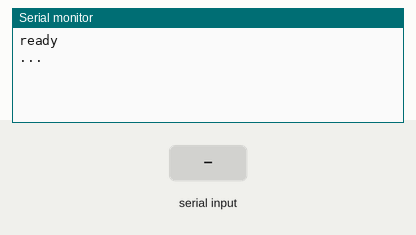
The sketch below on a simulated Arduino Uno, built with avr-gcc and run on an emulated ATmega328P. Shown: the last lines printed to the serial monitor. The inputs (shaded band) are chosen by the test bench.

Above: at 1.2 s.
1.3 s: "90,45,200\n" received over Serial
At 2.0 s:
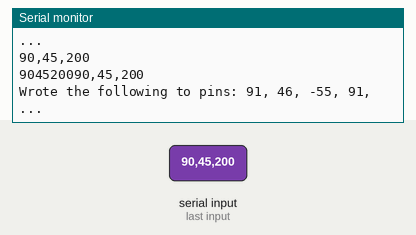
3.0 s: "90,45\n" received over Serial
At 4.2 s:
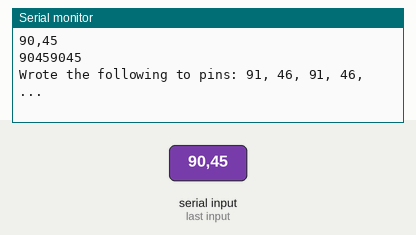
4.5 s: "90,45,200,10\n" received over Serial
At 5.7 s:
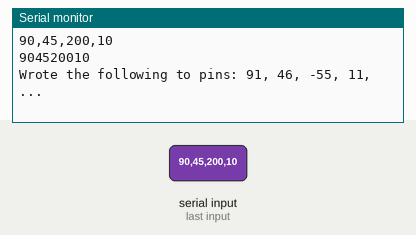

Measured:
- after the input at 1.3 s, the serial monitor: prints a new line after 0.20 s (image 1)
- after the input at 3.0 s, the serial monitor: prints a new line at once (image 2)
- after the input at 4.5 s, the serial monitor: prints a new line at once (image 3)

The sketch:

HV_test.ino
```cpp
const int M1a_pin = 3; // IN_1
const int M1b_pin = 4; // IN_2
const int M2a_pin = 5; // IN_3
const int M2b_pin = 6; // IN_4
const int M3a_pin = 7; // IN_1
const int M3b_pin = 8; // IN_2
const int M4a_pin = 9; // IN_3
const int M4b_pin = 10; // IN_4
String msgReceived; //main captured String
const int max_msg_len = 3;
//const char delim ;
long unsigned int a = 0, b = 0, c = 0, d = 0;
int ind1; // , locations
int ind2;
int ind3;
int ind4;


void setup() {
  // put your setup code here, to run once:
  Serial.begin(115200);
  Serial.println("ready");
}

void loop() {
  // put your main code here, to run repeatedly:


  if (Serial.available() > 0)  {

    a, b, c, d = parsingString();
    //    analogWrite(M1a_pin, a);
    //    analogWrite(M1b_pin, 0);
    //    analogWrite(M2a_pin, b);
    //    analogWrite(M2b_pin, 0);
    //    analogWrite(M3a_pin, c);
    //    analogWrite(M3b_pin, 0);
    //    analogWrite(M4a_pin, d);
    //    analogWrite(M4b_pin, 0);


  }
  else {
    Serial.println("...");
    delay(1500);
  }

}


// Functions below //
/////////////////////////////////////////////////////////////////////////////////////////////////////////
int parsingString() {
  char c = Serial.read();  //gets one byte from serial buffer
  if (c == '\n') {
    ind1 = msgReceived.indexOf(',');  //finds location of first ,
    ind2 = msgReceived.indexOf(',', ind1 + 1 ); //finds location of second ,
    ind3 = msgReceived.indexOf(',', ind2 + 1 );
    ind4 = msgReceived.indexOf(',', ind3 + 1 );
    int indx[] = {ind1, ind2, ind3, ind4};

    String M1 = msgReceived.substring(0, ind1);   //captures first data String
    String M2 = msgReceived.substring(ind1 + 1, ind2); //captures second data String
    String M3 = msgReceived.substring(ind2 + 1, ind3);
    String M4 = msgReceived.substring(ind3 + 1); //captures remain part of data after last

    //      M = {M1.toInt(), M2.toInt(), M3.toInt(), M4.toInt()};
    a = M1.toInt(); b = M2.toInt(); c = M3.toInt(); d = M4.toInt();
    Serial.println(msgReceived);
    msgReceived = "";
    Serial.println(M1 + M2 + M3 + M4);
    Serial.println(msgReceived);

    Serial.print("Wrote the following to pins: ");
    Serial.print(a + 1); Serial.print(", ");
    Serial.print(b + 1); Serial.print(", ");
    Serial.print(c + 1); Serial.print(", ");
    Serial.print(d + 1); Serial.print(", ");
    return a, b, c, d;


    //      Serial.print(M[0]); Serial.print(', '); Serial.print(M[1]);Serial.print(', ');
    //      Serial.print(M[2]); Serial.pritn(', '); Serial.println(M[3])
  }


  else {
    msgReceived += c; //makes the string msgReceived
  }
}
```
